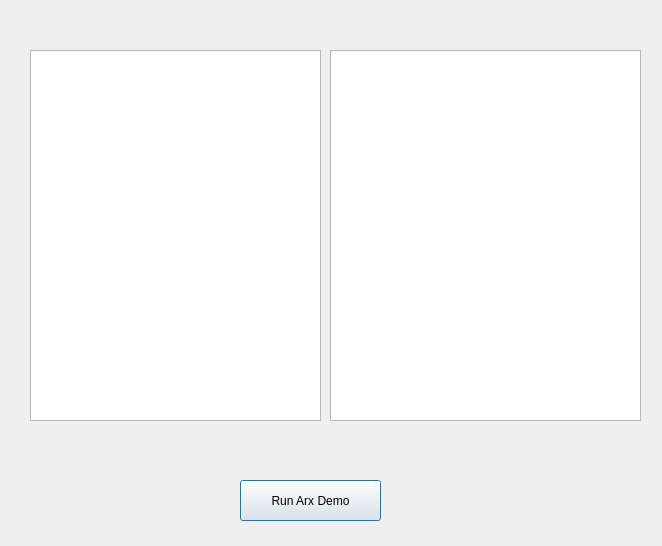
<?xml version="1.0" encoding="UTF-8"?>
<ui version="4.0">
 <class>Dialog</class>
 <widget class="QDialog" name="Dialog">
  <property name="geometry">
   <rect>
    <x>0</x>
    <y>0</y>
    <width>662</width>
    <height>546</height>
   </rect>
  </property>
  <property name="windowTitle">
   <string>Simple ARX</string>
  </property>
  <widget class="QPushButton" name="btnRun">
   <property name="geometry">
    <rect>
     <x>240</x>
     <y>480</y>
     <width>141</width>
     <height>41</height>
    </rect>
   </property>
   <property name="text">
    <string>Run Arx Demo</string>
   </property>
  </widget>
  <widget class="QTextBrowser" name="txtInput">
   <property name="geometry">
    <rect>
     <x>30</x>
     <y>50</y>
     <width>291</width>
     <height>371</height>
    </rect>
   </property>
  </widget>
  <widget class="QTextBrowser" name="txtOutput">
   <property name="geometry">
    <rect>
     <x>330</x>
     <y>50</y>
     <width>311</width>
     <height>371</height>
    </rect>
   </property>
  </widget>
 </widget>
 <resources/>
 <connections/>
</ui>
